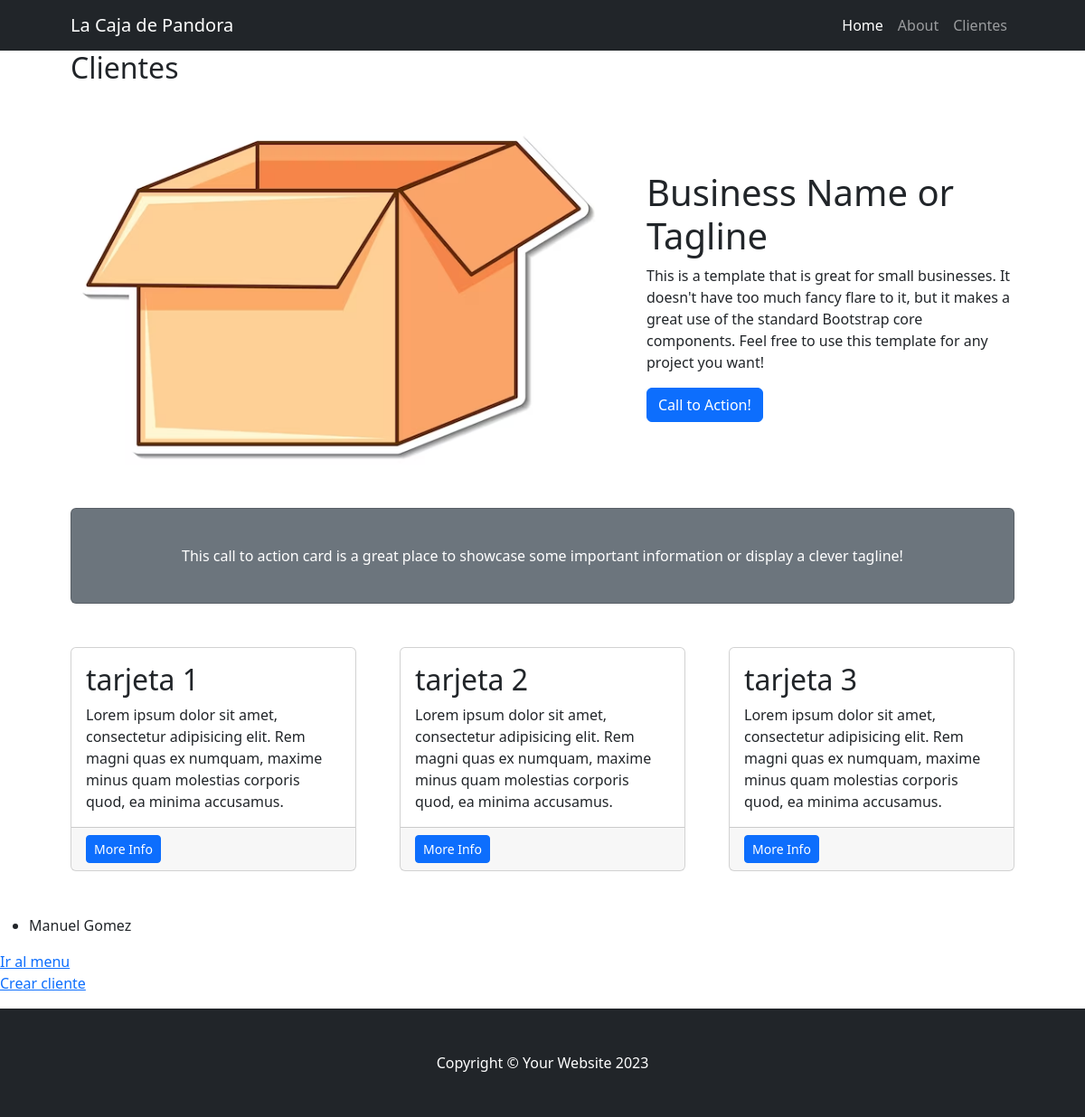
Before: /cliente/ with the older database file.
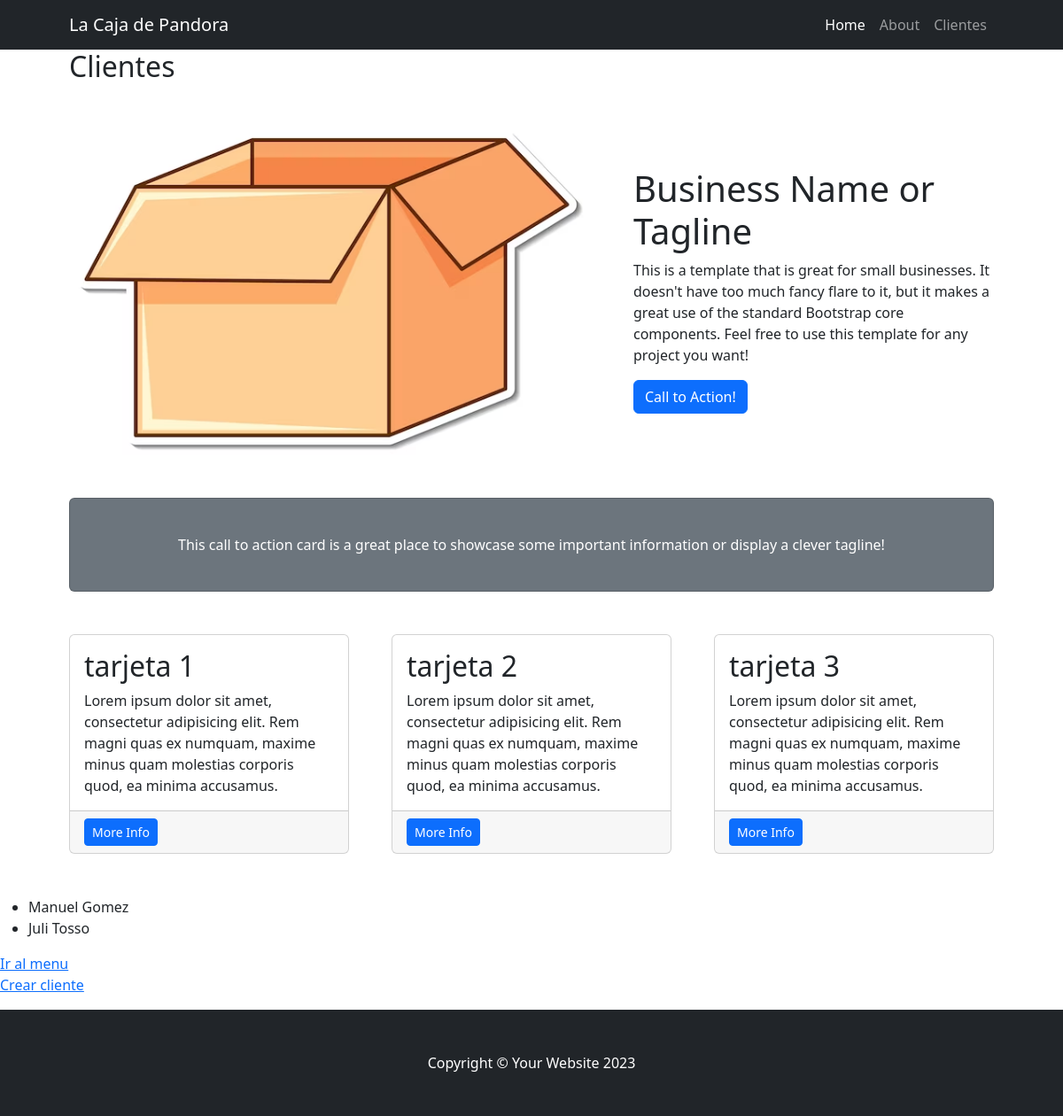
After: the same page with the newer database file.
### cliente/models.py (models this page shows, shortened)
class Cliente(models.Model):
    nombre = models.CharField(max_length=100)
    apellido = models.CharField(max_length=100)
    nacimiento = models.DateField(null=True)
    pais_origen_id = models.ForeignKey(Pais, on_delete=models.SET_NULL, null=True, blank=True)

### cliente/views.py (the view)
# urls.py: path("", views.index, name="index"),
def index(request):
    clientes = models.Cliente.objects.all()
    return render(request, "cliente/index.html", {"clientes":clientes})

### cliente/templates/cliente/index.html
{% extends 'home/base.html' %}
{% block title %}
    <h2>Clientes</h2>
{% endblock title %}
{% block content %}
    <ul>
        {% for cliente in clientes %}
            <li> {{cliente.nombre}} {{cliente.apellido}} </li>
        {% endfor %}
    </ul>
    <a href="{% url 'home:index' %}">Ir al menu</a>
    <p><a href="{% url 'cliente:crear' %}">Crear cliente</a></p>
{% endblock content %}

### home/templates/home/base.html (shortened to what this page needs)
{% load static %}
<!DOCTYPE html>
<html lang="es">
    <head>
        <link href="{% static 'home/css/styles.css' %}" rel="stylesheet" />
    </head>
    <body>
        <nav>
            {% include 'home/navbar.html' %}
        </nav>
        <div class="container px-4 px-lg-5">
            {% block title %}
            {% endblock title %}
            <div class="row gx-4 gx-lg-5 align-items-center my-5">
                <div class="col-lg-7"><img class="img-fluid rounded mb-4 mb-lg-0" src="{% static 'home/imagenes/caja.jpg' %}" alt="..." /></div>
                <div class="col-lg-5">
                    <h1 class="font-weight-light">Business Name or Tagline</h1>
                    <p>This is a template that is great for small businesses. It doesn't have too much fancy flare to it, but it makes a great use of the standard Bootstrap core components. Feel free to use this template for any project you want!</p>
                    <a class="btn btn-primary" href="#!">Call to Action!</a>
                </div>
            </div>
                    <div class="card text-white bg-secondary my-5 py-4 text-center">
                        <div class="card-body"><p class="text-white m-0">This call to action card is a great place to showcase some important information or display a clever tagline!</p></div>
                    </div>
                    <div class="row gx-4 gx-lg-5">
                        {% include 'home/card.html' with tarjeta="tarjeta 1" %}
                        {% include 'home/card.html' with tarjeta="tarjeta 2" %}
                        {% include 'home/card.html' with tarjeta="tarjeta 3" %}
                    </div>
                </div>
            {% block content %}
            {% endblock content %}
            {% include 'home/footer.html' %}
    </body>
</html>

### home/templates/home/navbar.html (shortened to what this page needs)
        <nav class="navbar navbar-expand-lg navbar-dark bg-dark">
            <div class="container px-5">
                <a class="navbar-brand" href="#!">
                    La Caja de Pandora</a>
                <div class="collapse navbar-collapse" id="navbarSupportedContent">
                    <ul class="navbar-nav ms-auto mb-2 mb-lg-0">
                        <li class="nav-item"><a class="nav-link active" aria-current="page" href="{% url 'home:index' %}">Home</a></li>
                        <li class="nav-item"><a class="nav-link" href="{% url 'home:about' %}">About</a></li>
                        <li class="nav-item"><a class="nav-link" href="{% url 'cliente:index' %}">Clientes</a></li>
                    </ul>
                </div>
            </div>
        </nav>

### home/templates/home/card.html
<div class="col-md-4 mb-5">
    <div class="card h-100">
        <div class="card-body">
            <h2 class="card-title"> {{ tarjeta }} </h2>
            <p class="card-text">Lorem ipsum dolor sit amet, consectetur adipisicing elit. Rem magni quas ex numquam, maxime minus quam molestias corporis quod, ea minima accusamus.</p>
        </div>
        <div class="card-footer"><a class="btn btn-primary btn-sm" href="#!">More Info</a></div>
    </div>
</div>

### home/templates/home/footer.html
                <footer class="py-5 bg-dark">
                    <div class="container px-4 px-lg-5"><p class="m-0 text-center text-white">Copyright &copy; Your Website 2023</p></div>
                </footer>

Changed rows visible on the page:
added Cliente: nombre "Juli", apellido "Tosso"
